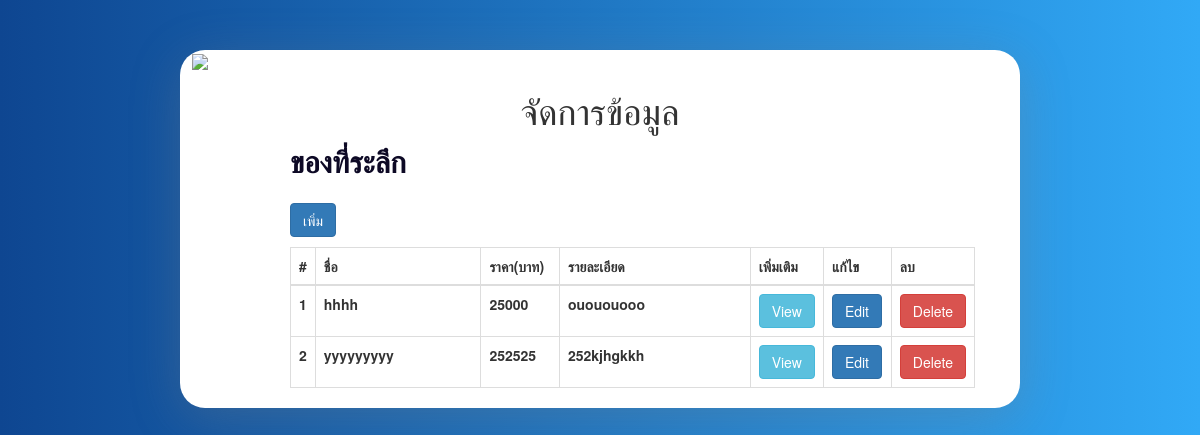
The app's page /admin/gift/index.php with its own data.
### tables this page shows
CREATE TABLE `gift` (
  `gift_id` varchar(25) NOT NULL,
  `gift_name` varchar(25) NOT NULL,
  `gift_detail` text NOT NULL,
  `gift_price` int(16) NOT NULL,
  `gift_image` text NOT NULL
);

### admin/gift/index.php (the view, shortened to what this page needs)
<?php
include '../../config/conf.php';
try {
  $sql = "SELECT * FROM gift";
  $query = $conn->prepare($sql);
  $query ->execute();
} catch (\Exception $e) {
  echo "ไม่สามารถดึงข้อมูลได้: " .$e->getMessage();
}
 ?>
<!DOCTYPE html>
<html>
<head>
    <link href="../../pubilc/css/style.css" rel="stylesheet">
    <link href="../../pubilc/bootstrap/css/bootstrap.min.css" rel="stylesheet">
    <link rel="stylesheet" href="../../pubilc/node_modules/sweetalert2/dist/sweetalert2.min.css">
</head>
<body>
    <div class="blog-card">
        <a href="../../index.php" id="back"><img
                src="https://img.icons8.com/flat-round/64/000000/circled-left.png" /></a>
        <h1 align="center" class="title">จัดการข้อมูล</h1>
        <div class="inner-part">
            <div class="content content-1">
                <div class="title">ของที่ระลึก</div>
                <button type="button" name="add" id="add" data-toggle="modal" class="btn btn-primary"
                    data-target="#addModal">เพิ่ม</button>
                <div class="table-responsive">
                    <table class="table table-bordered">
                        <tr align="center">
                            <th witth="5">#</th>
                            <th width="30%">ชื่อ</th>
                            <th width="12%">ราคา(บาท)</th>
                            <th width="35%">รายละเอียด</th>
                            <th width="10%">เพิ่มเติม</th>
                            <th width="10%">แก้ไข</th>
                            <th width="10%">ลบ</th>
                        </tr>
                        <tbody>
                            <?php
                                if ($query->rowCount()>0) {
                                    $i = 1;
                                    while ($data = $query -> fetch(PDO::FETCH_OBJ)) {
                                ?>
                            <tr>
                                <th><?=$i++;?></th>
                                <th><?=$data->gift_name;?></th>
                                <th><?=$data->gift_price;?></th>
                                <th><?=$data->gift_detail;?></th>
                                <th><input type="button" name="view" value="View" class="btn btn-info view_data"
                                        id="<?=$data->gift_id;?>" /></th>
                                <th><input type="button" name="edit" value="Edit" class="btn btn-primary update_data"
                                        id="<?=$data->gift_id;?>" /></th>
                                <th><input type="button" name="delete" value="Delete" class="btn btn-danger delete_data"
                                        id="<?=$data->gift_id;?>" /></th>
                            </tr>
                </div>
                <?php }} ?>
            </div>
        </div>
</body>
</html>

### pubilc/css/style.css (style rules this page uses)
* { margin: 0; padding: 0; box-sizing: border-box; }
body { display: flex; justify-content: center; height: 100vh; background: linear-gradient(90deg, rgba(255, 255, 255, 1) 0%, rgba(14, 70, 145, 1) 0%, rgba(49, 169, 246, 1) 100%); }
.blog-card { position: absolute; width: 95%; max-width: 70%; margin-top: 5rem; border-radius: 25px; background: white; box-shadow: 0px 10px 50px rgba(126, 126, 126, 0.3); }
.inner-part { display: flex; align-items: center; justify-content: center; padding: 0 25px; }
.content { padding: 0 20px 0 35px; width: 100%; margin-left: 50px; transition: .6s; align-items: center; justify-content: center; }
.content .title { font-size: 30px; font-weight: 700; color: #0d0925; margin-bottom: 20px; align-items: center; justify-content: center; }
#add { margin-bottom: 10px; }
#back { margin: 12px; }
h1 { font-size: 40px; font-weight: 700; color: #0d0925; margin-bottom: 20px; align-items: center; justify-content: center; }

### records on screen
gift: gift_name "hhhh", gift_price "25000", gift_detail "ouououooo"
gift: gift_name "yyyyyyyyy", gift_price "252525", gift_detail "252kjhgkkh"
